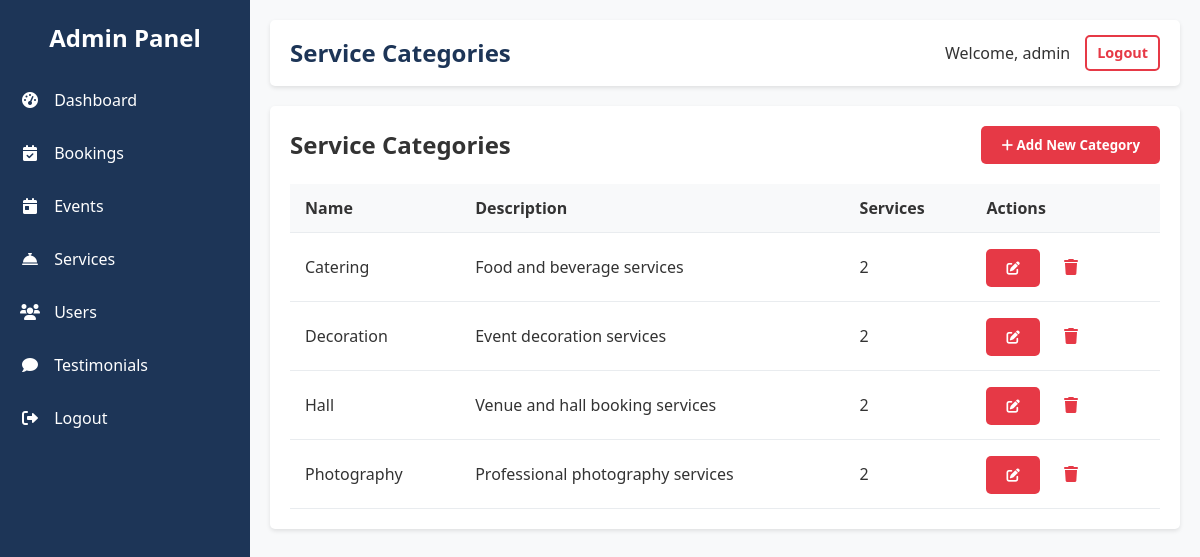
The page /admin/service_categories.php (signed in) on the database its author committed.
### tables this page shows
CREATE TABLE IF NOT EXISTS service_categories (
    id INT AUTO_INCREMENT PRIMARY KEY,
    name VARCHAR(100) NOT NULL,
    description TEXT,
    created_at TIMESTAMP DEFAULT CURRENT_TIMESTAMP
);

### admin/service_categories.php (the view, shortened to what this page needs)
<?php
require_once 'includes/header.php';
$sql = "SELECT
            sc.*,
            COUNT(s.id) as service_count
        FROM
            service_categories sc
        LEFT JOIN
            services s ON sc.id = s.category_id
        GROUP BY
            sc.id
        ORDER BY
            sc.name ASC";
$result = $conn->query($sql);
$categories = [];
if ($result->num_rows > 0) {
    while ($row = $result->fetch_assoc()) {
        $categories[] = $row;
    }
}
?>
<div class="admin-content">
    <div class="page-header">
        <h2>Service Categories</h2>
        <button class="btn btn-primary" onclick="showCategoryModal()">
            <i class="fas fa-plus"></i> Add New Category
        </button>
    </div>
    <div class="table-responsive">
        <table class="table">
            <thead>
                <tr>
                    <th>Name</th>
                    <th>Description</th>
                    <th>Services</th>
                    <th>Actions</th>
                </tr>
            </thead>
            <tbody>
                <?php if (count($categories) > 0): ?>
                    <?php foreach ($categories as $category): ?>
                    <tr>
                        <td><?php echo $category['name']; ?></td>
                        <td><?php echo nl2br(substr($category['description'], 0, 100)) . (strlen($category['description']) > 100 ? '...' : ''); ?></td>
                        <td><?php echo $category['service_count']; ?></td>
                        <td>
                            <button class="btn btn-sm btn-primary" onclick="editCategory(<?php echo htmlspecialchars(json_encode($category)); ?>)">
                                <i class="fas fa-edit"></i>
                            </button>
                            <a href="service_categories.php?delete=true&id=<?php echo $category['id']; ?>" class="btn btn-sm btn-danger" onclick="return confirm('Are you sure you want to delete this category?')">
                                <i class="fas fa-trash"></i>
                            </a>
                        </td>
                    </tr>
                    <?php endforeach; ?>
                <?php else: ?>
                <tr>
                    <td colspan="4" class="text-center">No service categories found</td>
                </tr>
                <?php endif; ?>
            </tbody>
        </table>
    </div>
</div>
<?php require_once 'includes/footer.php'; ?>

### assets/css/style.css (style rules this page uses)
* { margin: 0; padding: 0; box-sizing: border-box; font-family: 'Segoe UI', Tahoma, Geneva, Verdana, sans-serif; }
body { font-size: 16px; line-height: 1.5; color: #333; background-color: #f9f9f9; }
a { text-decoration: none; color: #e63946; transition: all 0.3s ease; }
.btn { display: inline-block; padding: 10px 20px; border-radius: 5px; cursor: pointer; transition: all 0.3s ease; font-weight: 600; text-align: center; border: none; }
.btn-primary { background-color: #e63946; color: #fff; }

### admin/includes/header.php (style rules this page uses)
body { display: flex; background-color: #f8f9fa; }

### admin/service_categories.php (style rules this page uses)
.admin-content { background-color: #fff; padding: 20px; border-radius: 5px; box-shadow: 0 2px 4px rgba(0, 0, 0, 0.1); }
.page-header { display: flex; justify-content: space-between; align-items: center; margin-bottom: 20px; }
.table { width: 100%; border-collapse: collapse; }
.table th, .table td { padding: 12px 15px; text-align: left; border-bottom: 1px solid #e9ecef; }
.table th { background-color: #f8f9fa; font-weight: 600; }

### rows shown on the page
service_categories: name "Catering", description "Food and beverage services", service_count "2"
service_categories: name "Decoration", description "Event decoration services", service_count "2"
service_categories: name "Hall", description "Venue and hall booking services", service_count "2"
service_categories: name "Photography", description "Professional photography services", service_count "2"

### other values the page prints
$pageTitle "Service Categories"
$_SESSION['admin_username'] "admin"
